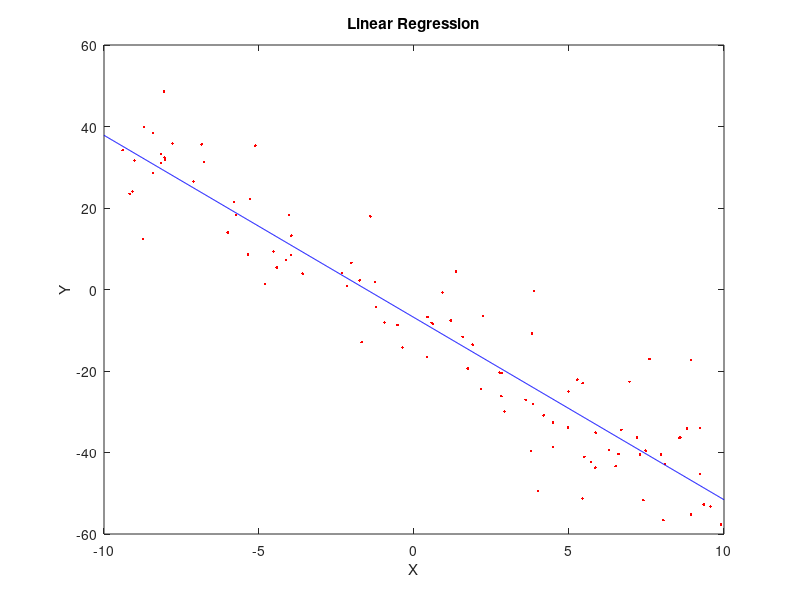

This figure's MATLAB source:
%Simple linear regression

%read in data points from a file
%split them into x and y coordinates
points = importdata('random_points.csv',',',1);
points.colheaders
X = points.data(:,1);
Y = points.data(:,2);

%trying to find m and b so that the sum of the squared residuals is
%minimized in y = mx + b

%first lets find the sample averages for the x and y values
%in general a bar = 1/n * sum ai for 1 <= i <= n
%writing a general function might make sense then
xb = 1/length(X);
xSum = 0;
for i = 1:length(X);
  xSum = xSum + X(i);
end
xb = xb * xSum;

yb = 1/length(Y);
ySum = 0;
for i = 1:length(Y);
  ySum = ySum + Y(i);
end
yb = yb * ySum;

%but Matlab has both a sum and a mean function!
xb = mean(X);
yb = mean(Y);

%now let's find m
%m = (sum of (xi - xb)(yi - yb) for 1 <= i <= n) / (sum of (xi - xb)^2 for 1 <= i <= n)
nume = 0;
denom = 0;
for i = 1:length(X);
  nume = nume + (X(i) - xb)*(Y(i) - yb);
  denom = denom + (X(i) - xb)^2;
end
m = nume/denom

%b = yb - m(xb)
b = yb - m*xb

%plot the data and the line we found
plot(X, Y, 'r.', linspace(-10,10,1000), m * linspace(-10,10,1000) + b, 'b-')
title('Linear Regression')
xlabel('X')
ylabel('Y')

